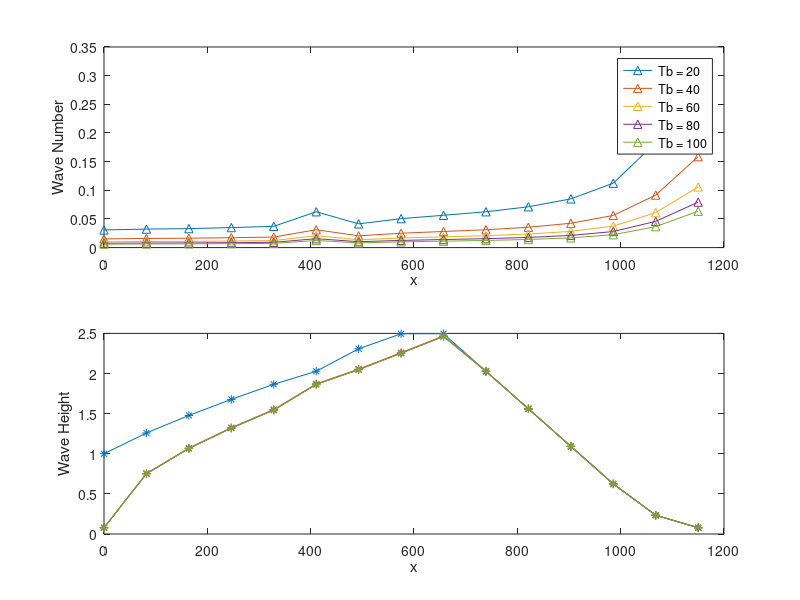

This figure's MATLAB source:
xmax = 1150;
Hmax = 1;

h = [11; 10; 9.5; 8.5; 7.5; 2.6; 6; 4; 3.2; 2.6; 2; 1.4; 0.8; 0.3; 0.1];


%====================================
for im=1:5
    Tb(im)=20*im;
g = 9.8;        % m/s2
rho = 1000;     % kg/m3

% to get the value of number of subinterval
[N1 ,N2] = size(h);

% N number of subinterval
N = N1-1;

% Boundary Condition
H    = zeros(N1, 1);
H(1) = Hmax;
%H(N1) = Hmax;

% mesh size
xmin = 0;
dx   = (xmax - xmin)/N;

% x vector for plot
x    = zeros(N1, 1);
x(1) = xmin;
for i = 2: N1
    x(i) = x(1) + (i-1)*dx;
end

%%%%%%%%%%%%%%%%%%%%%%%%%%%%%%%%%%%%%%%%%%%%%%%%%%%%
% Computing Wave Number from the dispersion relation
%%%%%%%%%%%%%%%%%%%%%%%%%%%%%%%%%%%%%%%%%%%%%%%%%%%%%

% af: angular fruquency
% af^2 = g*k*tanh(k*h)
af = 2*pi/Tb(im);

% Initial vector of wave number
k = zeros(N1, 1);
iter = 20;
kk = zeros(N1, 1);
for i = 1: N1
    for j=1: iter
        kk(1) = 1;
        kk(j+1) = kk(j) - (g*kk(j)*tanh(kk(j)*h(i))-af^2)/(g*tanh(kk(j)*h(i))+g*h(i)*kk(j)*(sech(kk(j)*h(i)))^2);
    end
    k(i) = kk(iter);
end

% initialize of matrix A 
A = zeros(N1);

% Constant
lambda = rho*g*pi/(8*Tb(im));

% Coefficient
c = zeros(N1, 1);

for i = 1: N1
    c(i) = (1+(2*k(i)*h(i))/sinh(2*k(i)*h(i)))*lambda/(k(i)*dx);
end

for i = 1: N1-1
    A(i, i)   = c(i);
    A(i+1, i) = -c(i);
end
A(N1, N1) = c(N1);


% A*H = delta
delta   = ones(N1,1); % right hand side vector

A(1,1)  = 1;
delta(1)= H(1)^2;

% Solve for y (y = H^2)
y = A\delta;
H = sqrt(y);

% Wave Height Limit (H<Hmax)
H1    = zeros(N1, 1);
H1(1) = H(1);
for i = 2: N1
    H1(i) = (delta(i)*dx+c(i)*(H1(i-1))^2)/c(i);
    H1(i) = sqrt(H1(i));
    Hmax  = 0.78*h(i);
    H(i)  = min(H1(i),Hmax);
end

% figure;
% plot(x, H, '-*', x, -h, '-o', x, k, '-^')
% xlabel('x')
% ylabel('H & h & k')
% %title({['Tb = ', num2str(Tb(im))]})
% legend('Wave Height', 'Depth', 'Wave Number')
% hold on

subplot(2,1,1)
plot(x, k, '-^');
xlabel('x');
ylabel('Wave Number')
%legend({['Tb = ', num2str(Tb(im))]})
legend('Tb = 20','Tb = 40','Tb = 60','Tb = 80','Tb = 100')
hold on

subplot(2,1,2)
plot(x,H,'-*');
xlabel('x');
ylabel('Wave Height')
hold on

end%this is the closing end for Tb